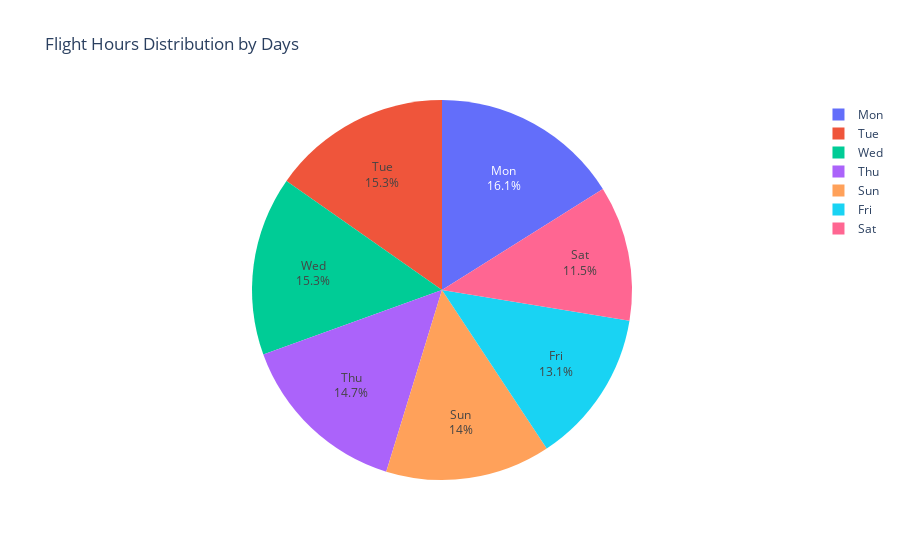

Notebook code cell kept with this figure:
### Code cell
fig = px.pie(df, names='flight_day', values='flight_hour', title='Flight Hours Distribution by Days')

fig.update_traces(textposition='inside', textinfo='percent+label')

fig.show()

### Figure 1 — Plotly figure (JSON) as saved in the notebook; plotly's stock layout.template omitted (floating-point values rounded to 4 significant figures; data arrays with more than 128 entries replaced by an {"elided": "..."} marker saying what was removed)
{"data": [{"domain": {"x": [0, 1], "y": [0, 1]}, "hovertemplate": "flight_day=%{label}<br>flight_hour=%{value}<extra></extra>", "labels": {"elided": "49281 str values"}, "legendgroup": "", "name": "", "showlegend": true, "textinfo": "percent+label", "textposition": "inside", "type": "pie", "values": {"elided": "49281 int values"}}], "layout": {"legend": {"tracegroupgap": 0}, "title": {"text": "Flight Hours Distribution by Days"}}}
